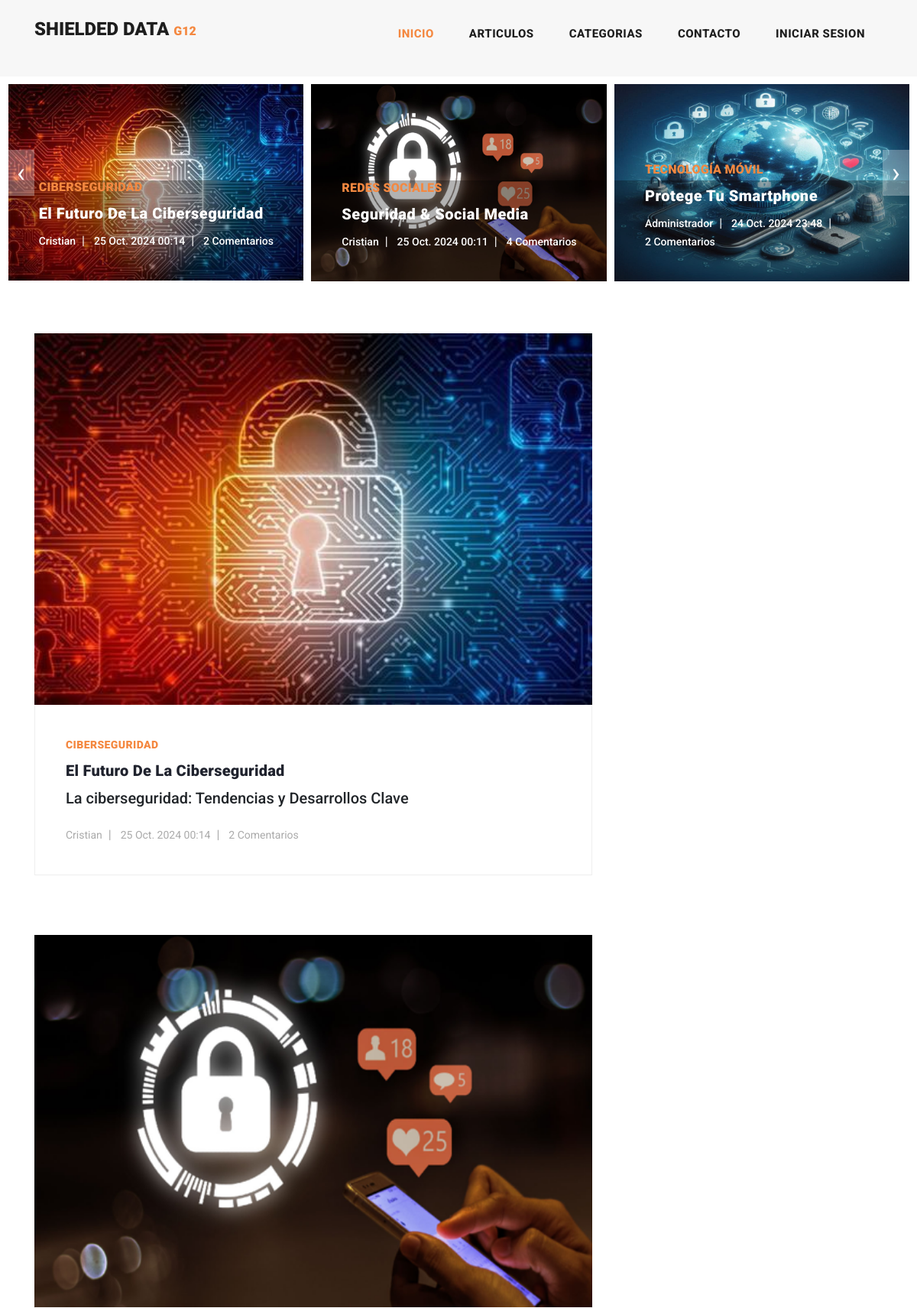
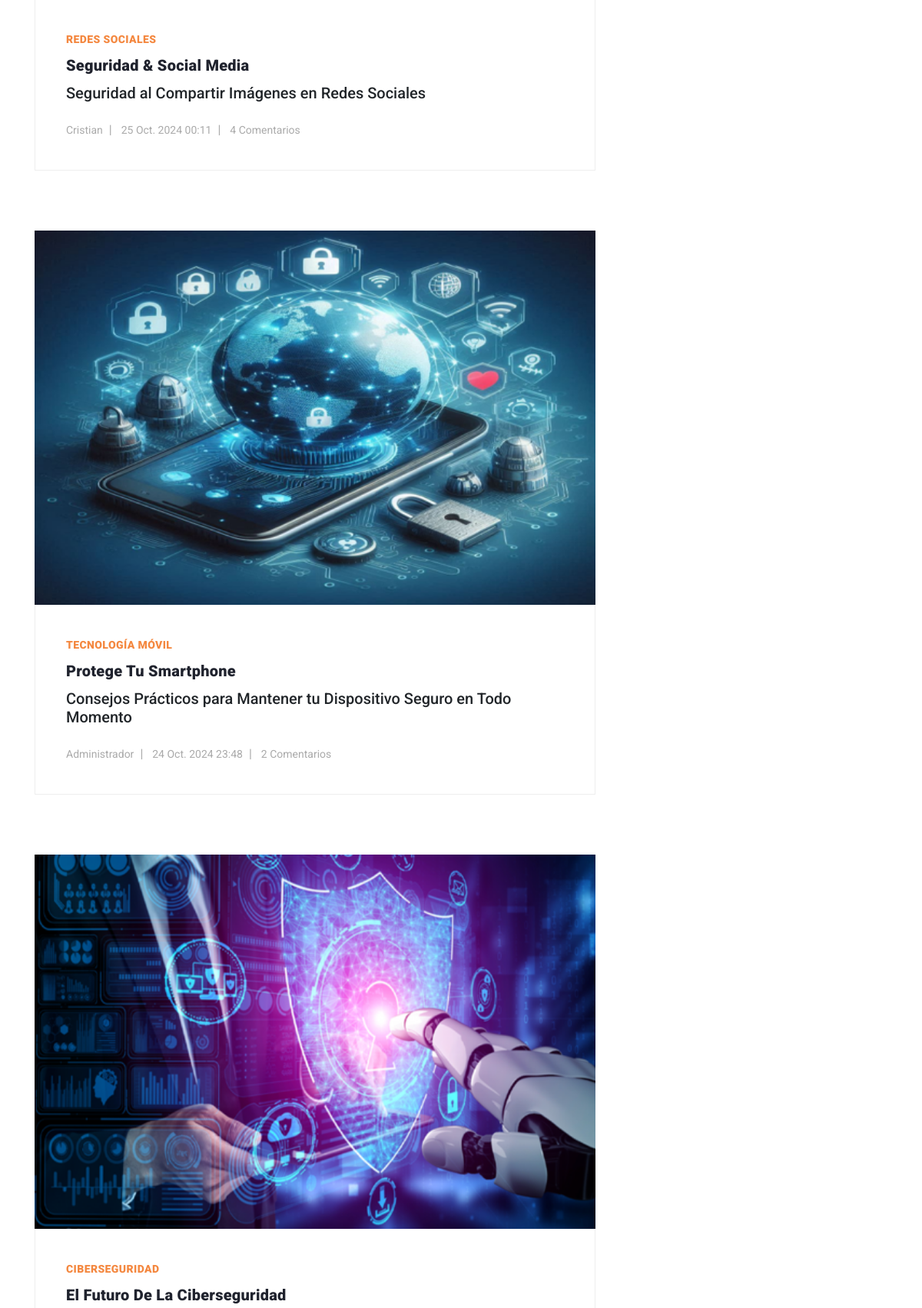
The page / (upper part) on the database its author committed (2 pictures, top to bottom).
### apps/post/models.py (models this page shows, shortened)
class Post(models.Model):
    title = models.CharField(max_length=50, null=False)
    subtitle = models.CharField(max_length=100, null=True, blank=True)
    date = models.DateTimeField(auto_now_add=True)
    text = models.TextField(null=False)
    active = models.BooleanField(default=True)
    category = models.ForeignKey(Category, on_delete=models.SET_NULL, null=True, default='Uncategorized')
    author = models.ForeignKey(User, on_delete=models.CASCADE, null=False, default=None)
    image = models.ImageField(null=True, blank=True, upload_to='media', default='media/post_default.png')
    published = models.DateTimeField(default=timezone.now)
    tags=models.ManyToManyField(Tags, related_name='posts')
    class Meta():
        ordering = ('-published',)

class Category(models.Model):
    name = models.CharField(max_length=30, null=False)
    def __str__(self):
        return self.name

### apps/user/models.py (models this page shows, shortened)
class User(AbstractUser):
    image = models.ImageField(null=True, blank=True, upload_to='user', default='user/user-default.jpg')
    is_staff = models.BooleanField(default=False)  # Staff status
    is_active = models.BooleanField(default=True)  # Active status

### blog/views.py (the view)
# urls.py: path('', IndexPostView.as_view(), name='index'),
class IndexPostView(ListView):
    model = Post
    template_name = 'index.html'
    context_object_name = 'posts'

### templates/index.html (shortened to what this page needs)
{% extends 'base.html'%}
{% load static %}
{% block content %}
{% if posts %}
<div class="main-banner header-text">
    <div class="container-fluid">
        <div class="owl-banner owl-carousel">
            {% for i in posts %}
            <div class="item">
                <img src="{{ i.image.url }}" alt="Imagen del Post">
                <div class="overlay"></div>
                <div class="item-content">
                    <div class="main-content">
                        <div class="meta-category">
                            <span>{{ i.category }}</span>
                        </div>
                        <a href="{% url 'apps.posts:post_individual' i.id %}"><h4>{{ i.title }}</h4></a>
                        <ul class="post-info">
                            <li><a>{{ i.author }}</a></li>
                            <li><a>{{ i.date }}</a></li>
                            <li><a>{{ i.comments.count }} Comentarios</a></li>
                        </ul>
                    </div>
                </div>
            </div>
            {% endfor %}
        </div>
    </div>
</div>
    <section class="blog-posts">
        <div class="container">
            <div class="row">
                <div class="col-lg-8">
                    <div class="all-blog-posts">
                        <div class="row">
                            {% for i in posts %}
                                <div class="col-lg-12">
                                    <div class="blog-post ">
                                        <br>
                                        <br>
                                        <div class="blog-thumb">
                                            <img src="{{ i.image.url }}" alt="Imagen del Post">
                                        </div>
                                        <div class="down-content">
                                            <span>{{ i.category }}</span>
                                            <a href="{% url 'apps.posts:post_individual' i.id %}"><h4>{{ i.title }}</h4></a>
                                            <h5>{{ i.subtitle }}</h5>
                                            <br>
                                            <ul class="post-info">
                                                <li><a>{{ i.author }}</a></li>
                                                <li><a>{{ i.date }}</a></li>
                                                <li><a>{{ i.comments.count }} Comentarios</a></li>
                                            </ul>
                                        </div>
                                    </div>
                                </div>
                            {% endfor %}
                    </div>
                </div>
            </div>
        </div>
    </section>
    {% endif %}
{% endblock %}

### static/assets/css/templatemo-stand-blogv=17.css (style rules this page uses)
.item { position: relative; }
.overlay { position: absolute; bottom: 0; left: 0; right: 0; height: 51%; background: rgba(0, 0, 0, 0.3); z-index: 1; }
.item-content { position: relative; z-index: 2; color: white; }
body { font-family: 'Roboto', sans-serif; overflow-x: hidden; text-rendering: optimizeLegibility; -webkit-font-smoothing: antialiased; -moz-osx-font-smoothing: grayscale; }
a { text-decoration: none!important; }
ul { padding: 0; margin: 0; list-style: none; }
h1,h2,h3,h4,h5,h6 { margin: 0px; }
.main-banner .container-fluid { padding: 0px 10px; margin-bottom: -24px; }
.owl-banner { padding-top: 110px; }
.owl-banner .item { position: relative; }
.owl-banner .item .item-content { position: absolute; bottom: 40px; left: 40px; }
.owl-banner .item .item-content .meta-category span { color: #f48840; font-size: 18px; text-transform: uppercase; font-weight: 900; letter-spacing: 0.25px; }
.owl-banner .item .item-content h4 { font-size: 24px; font-weight: 900; color: #fff; letter-spacing: 0.5px; text-transform: capitalize; margin: 10px 0px 12px 0px; }
.owl-banner .item .item-content ul li { display: inline-block; margin-right: 8px; }
.owl-banner .item .item-content ul li:after { content: '|'; color: #fff; margin-left: 8px; }
.owl-banner .item .item-content ul li:last-child::after { display: none; }
.owl-banner .item .item-content ul li a { font-size: 14px; color: #fff; font-weight: 500; transition: all .3s; }
.blog-posts { margin-top: 20px; }
.blog-posts .blog-post { margin-bottom: 30px; }
.blog-posts .blog-thumb img { width: 100%; overflow: hidden; }
.blog-posts .down-content { padding: 40px; border-right: 1px solid #eee; border-left: 1px solid #eee; border-bottom: 1px solid #eee; }
.blog-posts .down-content span { font-size: 14px; text-transform: uppercase; letter-spacing: 0.4px; font-weight: 900; color: #f48840; }
.blog-posts .down-content h4 { font-size: 24px; text-transform: capitalize; letter-spacing: 0.5px; font-weight: 900; color: #20232e; margin: 10px 0px 12px 0px; }
.blog-posts .down-content ul.post-info li { display: inline-block; margin-right: 8px; }
.blog-posts .down-content ul.post-info li:after { content: '|'; color: #aaa; margin-left: 8px; }
.blog-posts .down-content h4 { font-size: 20px; letter-spacing: 0.25px; }
.blog-posts .down-content ul.post-info li:last-child::after { display: none; }
.blog-posts .down-content ul.post-info li a { font-size: 14px; color: #aaa; font-weight: 400; transition: all .3s; }
@media (max-width: 1250px) { .owl-banner .item .item-content .meta-category span { font-size: 16px; } }
@media (max-width: 1250px) { .owl-banner .item .item-content h4 { font-size: 20px; } }

### rows shown on the page
Post: image (picture), category "CIBERSEGURIDAD", title "El Futuro De La Ciberseguridad", author "Cristian", date "25 Oct. 2024 00:14", comments.count "2", subtitle "La ciberseguridad: Tendencias y Desarrollos Clave"
Post: image (picture), category "REDES SOCIALES", title "Seguridad & Social Media", author "Cristian", date "25 Oct. 2024 00:11", comments.count "4", subtitle "Seguridad al Compartir Imágenes en Redes Sociales"
Post: image (picture), category "TECNOLOGÍA MÓVIL", title "Protege Tu Smartphone", author "Administrador", date "24 Oct. 2024 23:48", comments.count "2", subtitle "Consejos Prácticos para Mantener tu Dispositivo Seguro en Todo Momento"
Post: image (picture), category "CIBERSEGURIDAD", title "El Futuro De La Ciberseguridad"
